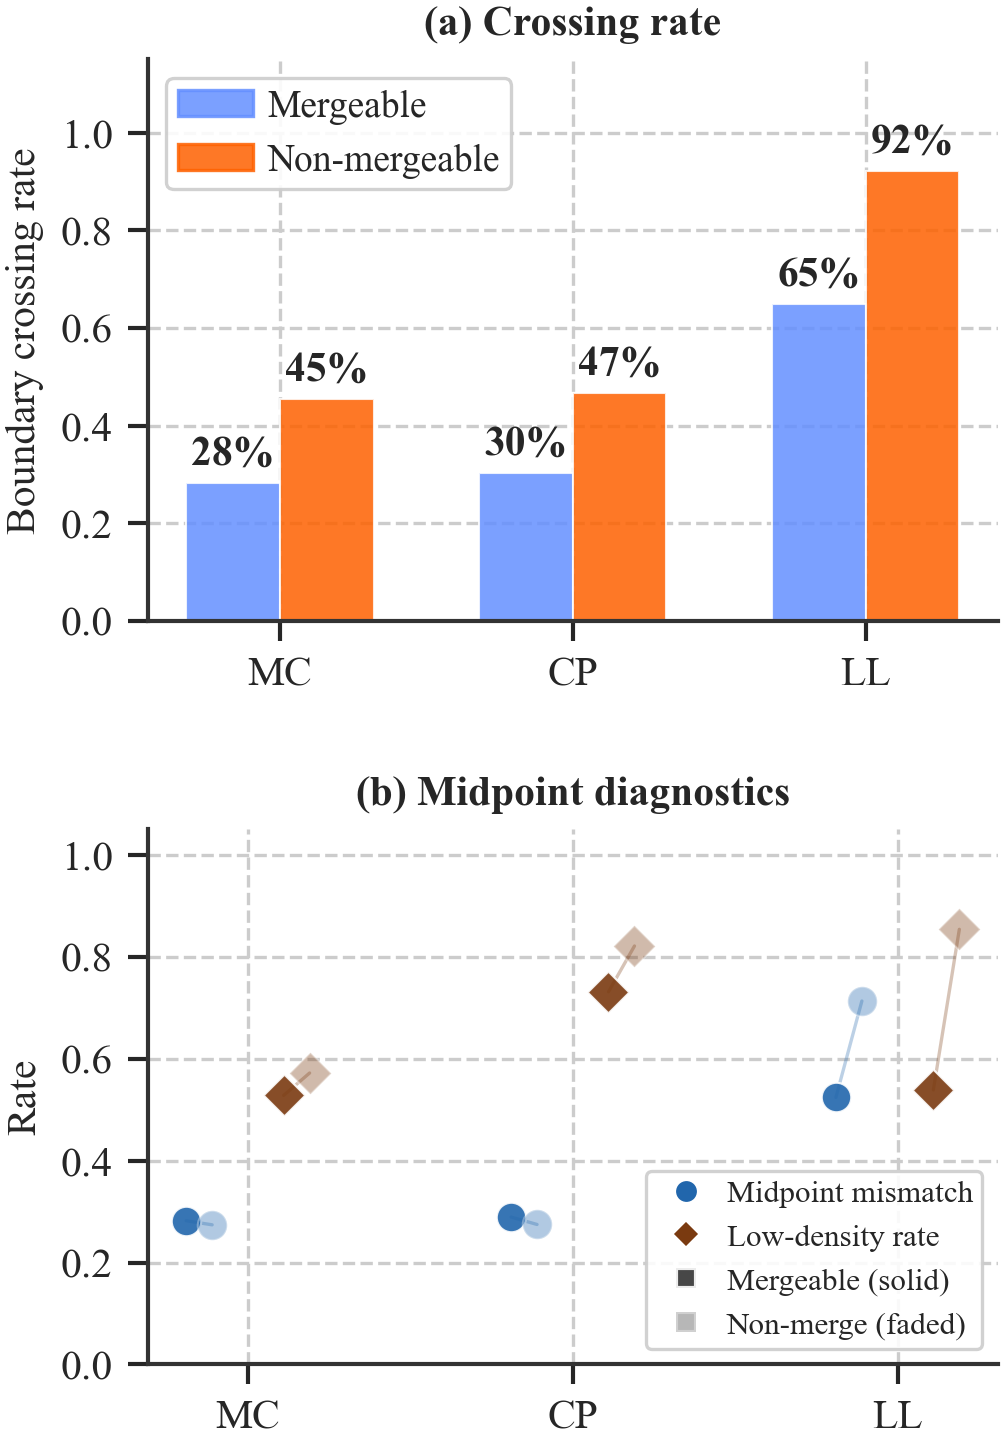

This chart was generated by the following Python code:
#!/usr/bin/env python
"""Boundary-crossing analysis.

Redesigned: single focused panel showing boundary crossing rate
(the metric cited in the main text) with midpoint diagnostics
as compact secondary annotations.
"""
import sys, os
sys.path.insert(0, os.path.dirname(os.path.dirname(os.path.abspath(__file__))))

import numpy as np
from figures._style import apply_style, savefig, load_results, COL1
from pathlib import Path
import matplotlib.pyplot as plt
import matplotlib.patches as mpatches

ROOT = Path(__file__).resolve().parent.parent

ENVS = [
    ("mountaincar_v0", "MC"),
    ("cartpole_v1", "CP"),
    ("lunarlander_v3", "LL"),
]

MERGE_COLOR = "#648FFF"      # blue
NON_MERGE_COLOR = "#FE6100"  # orange


def main():
    apply_style()

    all_data = {}
    for env_tag, _ in ENVS:
        d = load_results(env_tag, "boundary_crossing.json")
        if d is None:
            print(f"  SKIP: no boundary_crossing.json for {env_tag}")
            continue
        all_data[env_tag] = d

    fig, axes = plt.subplots(2, 1, figsize=(COL1, 5.0),
                              gridspec_kw={"height_ratios": [1.05, 1.0]})

    # ── Panel (a): Boundary crossing rate (the key metric) ──
    ax = axes[0]
    merge_vals, nonmerge_vals, env_labels = [], [], []
    for env_tag, env_short in ENVS:
        summary = all_data[env_tag]["summary"]
        merge_vals.append(summary["mergeable"]["mean_boundary_crossing_rate"])
        nonmerge_vals.append(summary["non_mergeable"]["mean_boundary_crossing_rate"])
        env_labels.append(env_short)

    x = np.arange(len(env_labels))
    bar_width = 0.32

    bars1 = ax.bar(x - bar_width / 2, merge_vals, bar_width,
                    color=MERGE_COLOR, alpha=0.85,
                    edgecolor="white", linewidth=0.5)
    bars2 = ax.bar(x + bar_width / 2, nonmerge_vals, bar_width,
                    color=NON_MERGE_COLOR, alpha=0.85,
                    edgecolor="white", linewidth=0.5)

    for bar_group, vals in [(bars1, merge_vals), (bars2, nonmerge_vals)]:
        for bar, val in zip(bar_group, vals):
            if val > 0.15:
                ax.text(bar.get_x() + bar.get_width() / 2, bar.get_height() + 0.02,
                        f"{val:.0%}", ha="center", va="bottom", fontsize=10,
                        rotation=0, fontweight="bold")

    ax.set_xticks(x)
    ax.set_xticklabels(env_labels)
    ax.set_ylabel("Boundary crossing rate")
    ax.set_ylim(0, 1.15)
    ax.set_title("(a) Crossing rate", fontweight="bold")

    merge_patch = mpatches.Patch(color=MERGE_COLOR, alpha=0.85, label="Mergeable")
    nonmerge_patch = mpatches.Patch(color=NON_MERGE_COLOR, alpha=0.85, label="Non-mergeable")
    ax.legend(handles=[merge_patch, nonmerge_patch], loc="upper left",
              fontsize=9, framealpha=0.9)

    # ── Panel (b): Midpoint diagnostics (compact dot plot) ──
    ax2 = axes[1]
    metrics = [
        ("mean_midpoint_mismatch", "Midpoint\nmismatch"),
        ("mean_midpoint_low_density", "Low-density\nrate"),
    ]

    x2 = np.arange(len(ENVS))
    offsets = [-0.15, 0.15]
    markers = ["o", "D"]
    colors_m = ["#2166AC", "#7A3A10"]

    for m_idx, (metric_key, metric_label) in enumerate(metrics):
        merge_v = [all_data[et]["summary"]["mergeable"].get(metric_key, 0) for et, _ in ENVS]
        nonmerge_v = [all_data[et]["summary"]["non_mergeable"].get(metric_key, 0) for et, _ in ENVS]

        ax2.scatter(x2 + offsets[m_idx] - 0.04, merge_v, marker=markers[m_idx],
                    s=50, color=colors_m[m_idx], alpha=0.9, edgecolors="white",
                    linewidths=0.5, zorder=3,
                    label=f"{metric_label} (merge)" if m_idx == 0 else None)
        ax2.scatter(x2 + offsets[m_idx] + 0.04, nonmerge_v, marker=markers[m_idx],
                    s=50, color=colors_m[m_idx], alpha=0.35, edgecolors="white",
                    linewidths=0.5, zorder=3)

        # Connect merge/non-merge with thin lines
        for i in range(len(ENVS)):
            ax2.plot([x2[i] + offsets[m_idx] - 0.04, x2[i] + offsets[m_idx] + 0.04],
                     [merge_v[i], nonmerge_v[i]], color=colors_m[m_idx],
                     alpha=0.3, linewidth=0.8, zorder=2)

    ax2.set_xticks(x2)
    ax2.set_xticklabels([es for _, es in ENVS])
    ax2.set_ylabel("Rate")
    ax2.set_ylim(0, 1.05)
    ax2.set_title("(b) Midpoint diagnostics", fontweight="bold")

    # Custom legend for panel b
    legend_elements = [
        plt.Line2D([0], [0], marker="o", color="w", markerfacecolor=colors_m[0],
                    markersize=6, label="Midpoint mismatch"),
        plt.Line2D([0], [0], marker="D", color="w", markerfacecolor=colors_m[1],
                    markersize=5, label="Low-density rate"),
        plt.Line2D([0], [0], marker="s", color="w", markerfacecolor="#333",
                    markersize=5, alpha=0.9, label="Mergeable (solid)"),
        plt.Line2D([0], [0], marker="s", color="w", markerfacecolor="#333",
                    markersize=5, alpha=0.35, label="Non-merge (faded)"),
    ]
    ax2.legend(handles=legend_elements, fontsize=7.5, loc="lower right",
               framealpha=0.9, handletextpad=0.3)

    fig.subplots_adjust(left=0.17, right=0.98, bottom=0.08, top=0.95, hspace=0.38)
    savefig(fig, "fig_boundary_crossing", tight=False)


if __name__ == "__main__":
    main()
